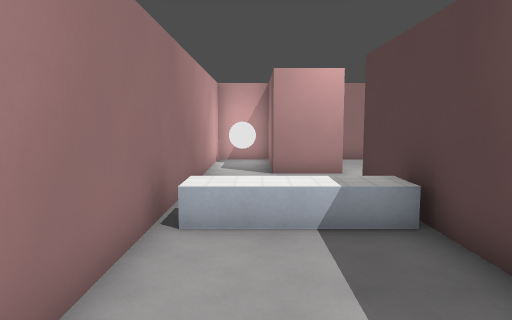
view 1 (above)

18 first-person views from a walk through a Godot game level. The camera is 1.5 m above the floor, tilts 6° down and sees 70° across. The floor is counted in squares, 1 m on a side. Each view is taken from the middle of a square. On the plan, view 1 faces up. The plan holds only what a view shows up to about 16 squares ahead; the rest is blank. Characters and animated objects are left out. Surface patterns are stand-ins for the level's own textures.

view 2
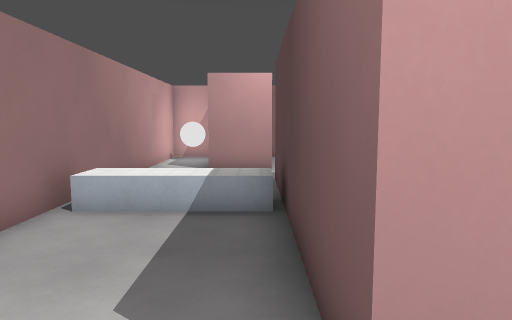

view 3
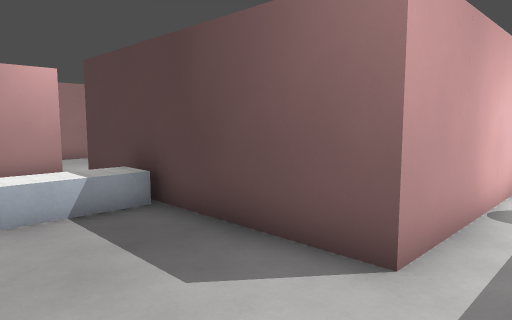

view 4
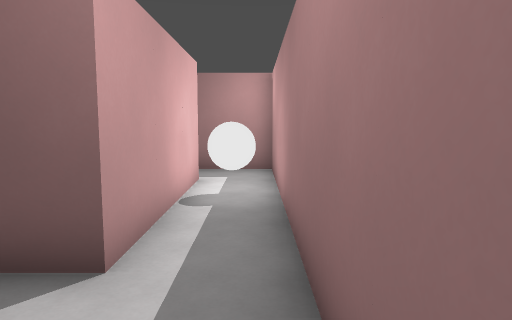

view 5
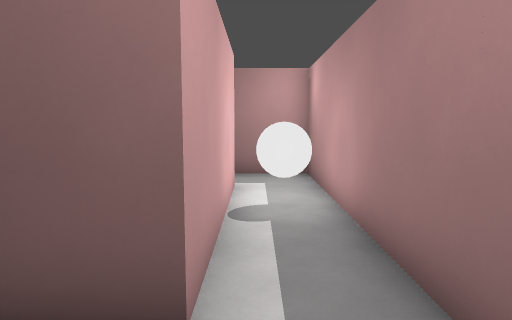

view 6
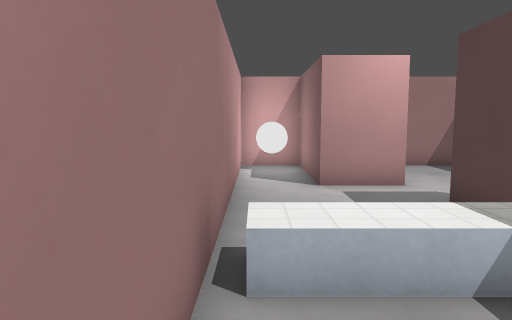

view 7
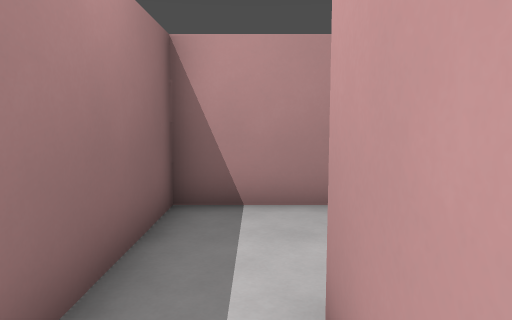

view 8
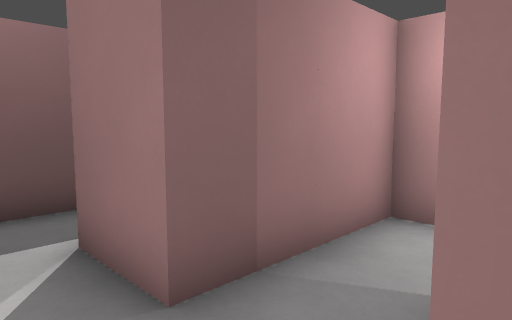

view 9
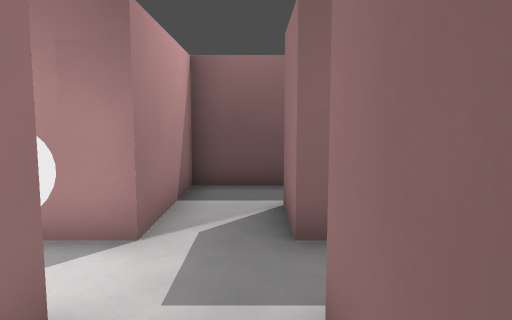

view 10
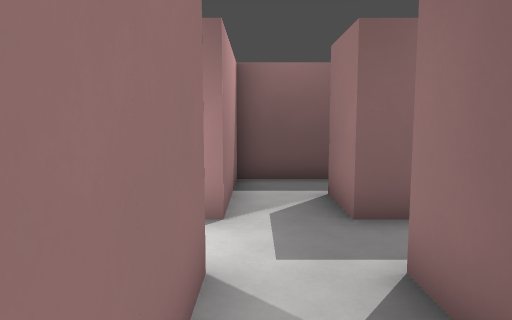

view 11
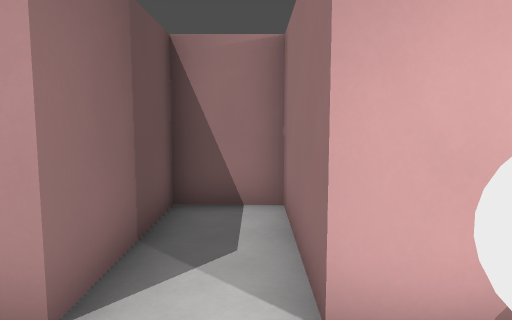

view 12
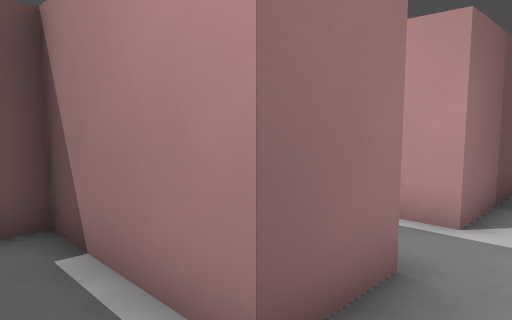

view 13
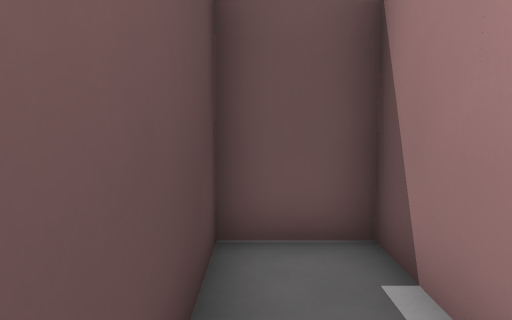

view 14
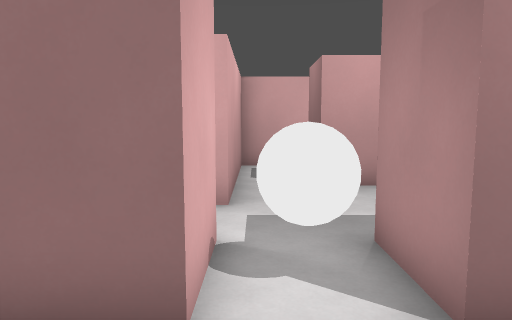

view 15
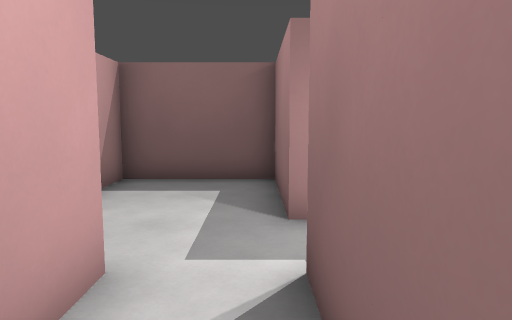

view 16
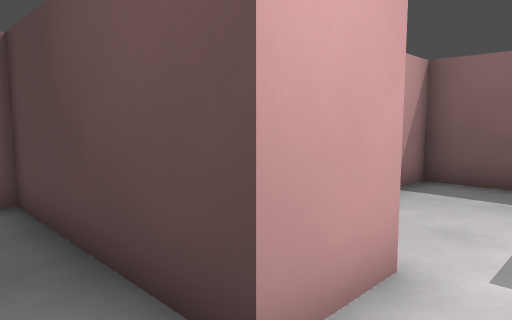

view 17
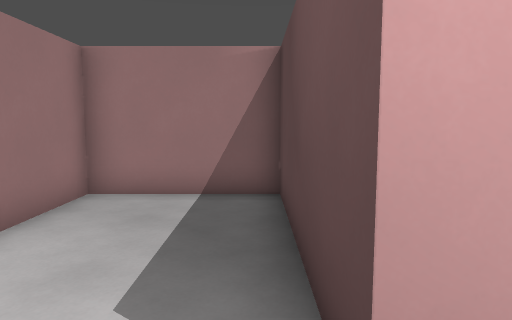

view 18
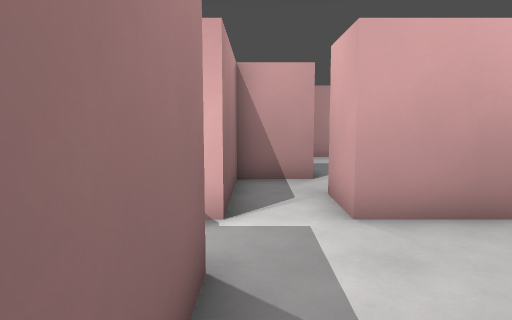

### Floor plan
Key: @ floor where view 1 was taken; # wall or solid block; . floor; ^ raised ledge; R orb.
Columns run from 2 left of view 1 to 15 right of it. Each row starts with its distance up from view 1.
 15 ##############
 14 #RR##....##.
 13 #RR##....##.
 12 #..##....##. #
 11 #..##....##. #####
 10 #........##......#
  9 #........##......#
  8 #.  .##..........#
  7 #.  .##..........#
  6 #^^^^######RR#####
  5 #^^^^######RR#####
  4 #....##..........#
  3 #....##..........#
  2 #....######..##..#
  1 #....######..##..#
  0 #.@.....RR...##..#
 -1 #.......RR...##..#
 -2 ##################

Positions as (right, up) in squares from view 1, and headings:
1: (0, 0), facing up
2: (2, -1), facing up
3: (-1, -1), facing up-right
4: (-1, -1), facing right
5: (0, 0), facing right
6: (-1, 2), facing up
7: (5, 0), facing left
8: (8, 4), facing down-right
9: (6, 3), facing right
10: (5, 4), facing right
11: (11, 4), facing left
12: (14, 4), facing down-left
13: (14, 3), facing down
14: (9, 2), facing up
15: (5, 7), facing right
16: (5, 7), facing up-right
17: (6, 7), facing up
18: (14, 7), facing left
